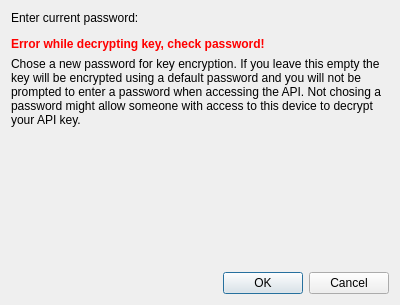
<?xml version="1.0" encoding="UTF-8"?>
<ui version="4.0">
 <class>ChangeApiPwDialog</class>
 <widget class="QDialog" name="ChangeApiPwDialog">
  <property name="geometry">
   <rect>
    <x>0</x>
    <y>0</y>
    <width>400</width>
    <height>305</height>
   </rect>
  </property>
  <property name="windowTitle">
   <string>Dialog</string>
  </property>
  <layout class="QVBoxLayout" name="verticalLayout">
   <item>
    <widget class="QLabel" name="enter_old_label">
     <property name="text">
      <string>Enter current password:</string>
     </property>
    </widget>
   </item>
   <item>
    <widget class="PasswordField" name="old_pw_field" native="true"/>
   </item>
   <item>
    <widget class="QLabel" name="error_label">
     <property name="font">
      <font>
       <bold>false</bold>
      </font>
     </property>
     <property name="text">
      <string>&lt;html&gt;&lt;head/&gt;&lt;body&gt;&lt;p&gt;&lt;span style=&quot; font-weight:700; color:#ff0000;&quot;&gt;Error while decrypting key, check password!&lt;/span&gt;&lt;/p&gt;&lt;/body&gt;&lt;/html&gt;</string>
     </property>
     <property name="textFormat">
      <enum>Qt::RichText</enum>
     </property>
    </widget>
   </item>
   <item>
    <widget class="QLabel" name="label_3">
     <property name="text">
      <string>Chose a new password for key encryption. If you leave this empty the key will be encrypted using a default password and you will not be prompted to enter a password when accessing the API. Not chosing a password might allow someone with access to this device to decrypt your API key.</string>
     </property>
     <property name="wordWrap">
      <bool>true</bool>
     </property>
    </widget>
   </item>
   <item>
    <widget class="PasswordField" name="new_pw_field" native="true"/>
   </item>
   <item>
    <widget class="PasswordField" name="repeat_pw_field" native="true"/>
   </item>
   <item>
    <spacer name="verticalSpacer">
     <property name="orientation">
      <enum>Qt::Vertical</enum>
     </property>
     <property name="sizeHint" stdset="0">
      <size>
       <width>20</width>
       <height>85</height>
      </size>
     </property>
    </spacer>
   </item>
   <item>
    <widget class="QDialogButtonBox" name="button_box">
     <property name="standardButtons">
      <set>QDialogButtonBox::Cancel|QDialogButtonBox::Ok</set>
     </property>
    </widget>
   </item>
  </layout>
 </widget>
 <customwidgets>
  <customwidget>
   <class>PasswordField</class>
   <extends>QWidget</extends>
   <header>ui/passwordfield.h</header>
   <container>1</container>
  </customwidget>
 </customwidgets>
 <resources/>
 <connections/>
</ui>
